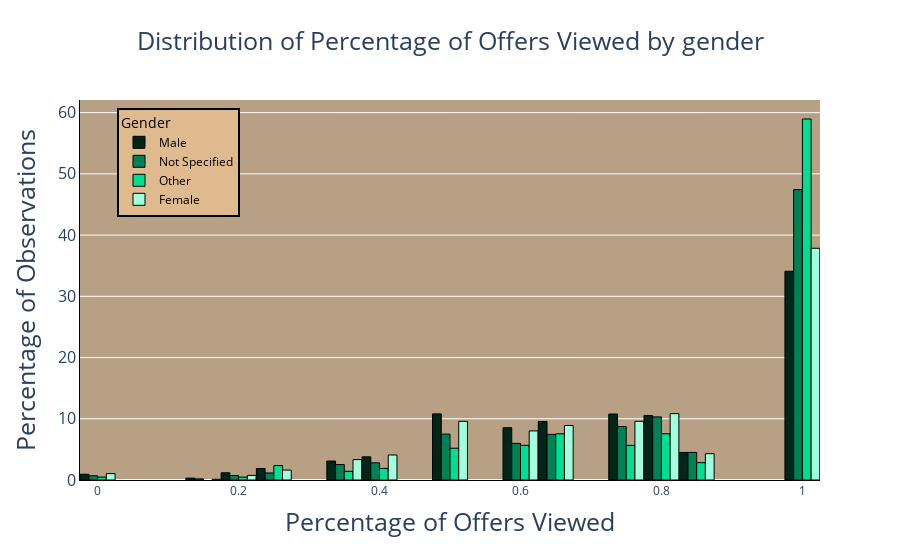

The cell this chart's notebook holds for it:
### Code cell
fig = px.histogram(G, x = 'percent_viewed' ,color = 'gender', color_discrete_sequence=dcs,nbins=25,
                  title = 'Distribution of Percentage of Offers Viewed by gender',
                   histnorm = 'percent',
                   barmode = 'group',
                   labels = {
                       'gender':'Gender'
                   }
                  )
fig.update_layout(
    xaxis_title = 'Percentage of Offers Viewed',
    yaxis_title = 'Percentage of Observations',
    title_x=0.5,
    plot_bgcolor = backgroundColor,
    title_font = dict(size = 25),
    bargap = 0.01,

    yaxis = dict(
        tickfont = dict(size=16),
        titlefont = dict(size = 25),
        linecolor = 'black',
    

    ),
    xaxis = dict(
        tickfont = dict(size=12),
        titlefont = dict(size =25),
        linecolor = 'black'  ,
   
    ),
    legend=dict(
        yanchor='top',
        y = .98,
        xanchor='left',
        x = 0.05,
        bgcolor = '#DFBA8F',
        bordercolor = 'black',
        borderwidth = 2,
        font = dict(
            color = 'black'
        )
    )   
)
fig.update_traces(
    marker_line_width=1,
    marker_line_color="black"

)
newnames = {'M':'Male', 'F':'Female', 'NS':'Not Specified', 'O':'Other'}
fig.for_each_trace(lambda t: t.update(name = newnames[t.name],
                                      legendgroup = newnames[t.name],
                                      hovertemplate = t.hovertemplate.replace(t.name, newnames[t.name])
                                     )
                  )

### Figure 1 — Plotly figure (JSON) as saved in the notebook; plotly's stock layout.template omitted (floating-point values rounded to 4 significant figures; data arrays with more than 128 entries replaced by an {"elided": "..."} marker saying what was removed)
{"data": [{"alignmentgroup": "True", "bingroup": "x", "histnorm": "percent", "hovertemplate": "Gender=Male<br>percent_viewed=%{x}<br>percent=%{y}<extra></extra>", "legendgroup": "Male", "marker": {"color": "#002619", "line": {"color": "black", "width": 1}, "pattern": {"shape": ""}}, "name": "Male", "nbinsx": 25, "offsetgroup": "M", "orientation": "v", "showlegend": true, "type": "histogram", "x": {"elided": "8483 float values"}, "xaxis": "x", "yaxis": "y"}, {"alignmentgroup": "True", "bingroup": "x", "histnorm": "percent", "hovertemplate": "Gender=Not Specified<br>percent_viewed=%{x}<br>percent=%{y}<extra></extra>", "legendgroup": "Not Specified", "marker": {"color": "#008256", "line": {"color": "black", "width": 1}, "pattern": {"shape": ""}}, "name": "Not Specified", "nbinsx": 25, "offsetgroup": "NS", "orientation": "v", "showlegend": true, "type": "histogram", "x": {"elided": "2174 float values"}, "xaxis": "x", "yaxis": "y"}, {"alignmentgroup": "True", "bingroup": "x", "histnorm": "percent", "hovertemplate": "Gender=Other<br>percent_viewed=%{x}<br>percent=%{y}<extra></extra>", "legendgroup": "Other", "marker": {"color": "#00de92", "line": {"color": "black", "width": 1}, "pattern": {"shape": ""}}, "name": "Other", "nbinsx": 25, "offsetgroup": "O", "orientation": "v", "showlegend": true, "type": "histogram", "x": {"elided": "212 float values"}, "xaxis": "x", "yaxis": "y"}, {"alignmentgroup": "True", "bingroup": "x", "histnorm": "percent", "hovertemplate": "Gender=Female<br>percent_viewed=%{x}<br>percent=%{y}<extra></extra>", "legendgroup": "Female", "marker": {"color": "#a1ffdf", "line": {"color": "black", "width": 1}, "pattern": {"shape": ""}}, "name": "Female", "nbinsx": 25, "offsetgroup": "F", "orientation": "v", "showlegend": true, "type": "histogram", "x": {"elided": "6125 float values"}, "xaxis": "x", "yaxis": "y"}], "layout": {"bargap": 0.01, "barmode": "group", "legend": {"bgcolor": "#DFBA8F", "bordercolor": "black", "borderwidth": 2, "font": {"color": "black"}, "title": {"text": "Gender"}, "tracegroupgap": 0, "x": 0.05, "xanchor": "left", "y": 0.98, "yanchor": "top"}, "plot_bgcolor": "#B8A085", "title": {"font": {"size": 25}, "text": "Distribution of Percentage of Offers Viewed by gender", "x": 0.5}, "xaxis": {"anchor": "y", "domain": [0, 1], "linecolor": "black", "tickfont": {"size": 12}, "title": {"font": {"size": 25}, "text": "Percentage of Offers Viewed"}}, "yaxis": {"anchor": "x", "domain": [0, 1], "linecolor": "black", "tickfont": {"size": 16}, "title": {"font": {"size": 25}, "text": "Percentage of Observations"}}}}
